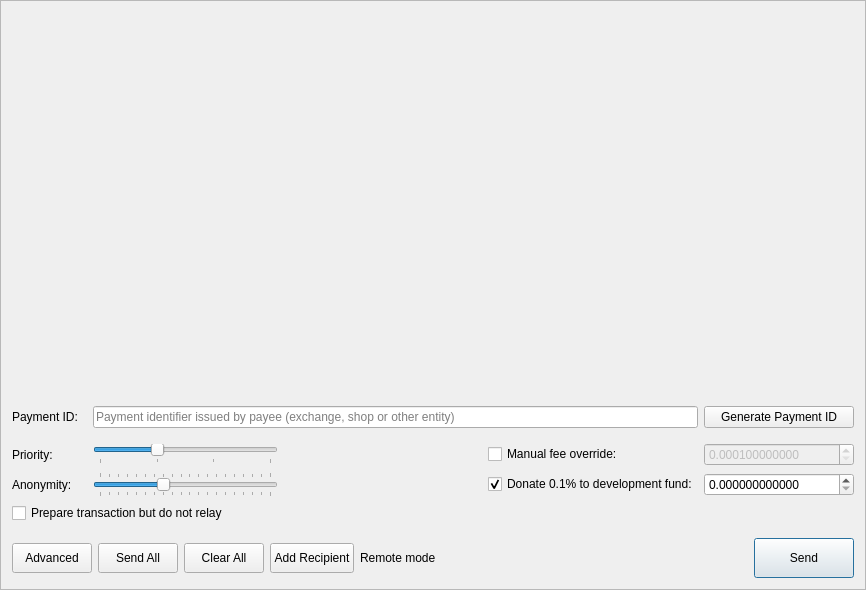
<?xml version="1.0" encoding="UTF-8"?>
<ui version="4.0">
 <class>SendFrame</class>
 <widget class="QFrame" name="SendFrame">
  <property name="geometry">
   <rect>
    <x>0</x>
    <y>0</y>
    <width>866</width>
    <height>590</height>
   </rect>
  </property>
  <property name="windowTitle">
   <string>Frame</string>
  </property>
  <property name="frameShape">
   <enum>QFrame::StyledPanel</enum>
  </property>
  <property name="frameShadow">
   <enum>QFrame::Raised</enum>
  </property>
  <layout class="QVBoxLayout" name="m_send_frame_main_layout">
   <item>
    <widget class="QScrollArea" name="m_transfersScrollarea">
     <property name="frameShape">
      <enum>QFrame::NoFrame</enum>
     </property>
     <property name="widgetResizable">
      <bool>true</bool>
     </property>
     <widget class="QWidget" name="scrollAreaWidgetContents">
      <property name="geometry">
       <rect>
        <x>0</x>
        <y>0</y>
        <width>846</width>
        <height>373</height>
       </rect>
      </property>
      <layout class="QVBoxLayout" name="m_send_frame_layout">
       <property name="leftMargin">
        <number>0</number>
       </property>
       <property name="topMargin">
        <number>0</number>
       </property>
       <property name="rightMargin">
        <number>0</number>
       </property>
       <property name="bottomMargin">
        <number>0</number>
       </property>
       <item>
        <spacer name="verticalSpacer">
         <property name="orientation">
          <enum>Qt::Vertical</enum>
         </property>
         <property name="sizeHint" stdset="0">
          <size>
           <width>20</width>
           <height>445</height>
          </size>
         </property>
        </spacer>
       </item>
      </layout>
     </widget>
    </widget>
   </item>
   <item>
    <layout class="QGridLayout" name="gridLayout">
     <property name="topMargin">
      <number>5</number>
     </property>
     <item row="0" column="0">
      <widget class="QLabel" name="label_6">
       <property name="sizePolicy">
        <sizepolicy hsizetype="Preferred" vsizetype="Preferred">
         <horstretch>0</horstretch>
         <verstretch>0</verstretch>
        </sizepolicy>
       </property>
       <property name="minimumSize">
        <size>
         <width>75</width>
         <height>0</height>
        </size>
       </property>
       <property name="maximumSize">
        <size>
         <width>100</width>
         <height>16777215</height>
        </size>
       </property>
       <property name="text">
        <string>Payment ID:</string>
       </property>
      </widget>
     </item>
     <item row="0" column="2">
      <widget class="QPushButton" name="m_generatePaymentIdButton">
       <property name="sizePolicy">
        <sizepolicy hsizetype="Preferred" vsizetype="Fixed">
         <horstretch>0</horstretch>
         <verstretch>0</verstretch>
        </sizepolicy>
       </property>
       <property name="minimumSize">
        <size>
         <width>150</width>
         <height>0</height>
        </size>
       </property>
       <property name="maximumSize">
        <size>
         <width>200</width>
         <height>16777215</height>
        </size>
       </property>
       <property name="text">
        <string>Generate Payment ID</string>
       </property>
      </widget>
     </item>
     <item row="0" column="1">
      <widget class="QLineEdit" name="m_paymentIdEdit">
       <property name="maxLength">
        <number>64</number>
       </property>
       <property name="placeholderText">
        <string>Payment identifier issued by payee (exchange, shop or other entity)</string>
       </property>
      </widget>
     </item>
    </layout>
   </item>
   <item>
    <widget class="QFrame" name="m_advancedWidget">
     <layout class="QGridLayout" name="advancedGridLayout">
      <property name="leftMargin">
       <number>0</number>
      </property>
      <property name="topMargin">
       <number>9</number>
      </property>
      <property name="rightMargin">
       <number>0</number>
      </property>
      <item row="1" column="4">
       <widget class="QCheckBox" name="donateCheckBox">
        <property name="text">
         <string>Donate 0.1% to development fund:</string>
        </property>
        <property name="checked">
         <bool>true</bool>
        </property>
       </widget>
      </item>
      <item row="1" column="0">
       <widget class="QLabel" name="label_2">
        <property name="minimumSize">
         <size>
          <width>75</width>
          <height>0</height>
         </size>
        </property>
        <property name="maximumSize">
         <size>
          <width>100</width>
          <height>16777215</height>
         </size>
        </property>
        <property name="text">
         <string>Anonymity:</string>
        </property>
       </widget>
      </item>
      <item row="1" column="3">
       <spacer name="horizontalSpacer">
        <property name="orientation">
         <enum>Qt::Horizontal</enum>
        </property>
        <property name="sizeType">
         <enum>QSizePolicy::Expanding</enum>
        </property>
        <property name="sizeHint" stdset="0">
         <size>
          <width>100</width>
          <height>20</height>
         </size>
        </property>
       </spacer>
      </item>
      <item row="0" column="5">
       <widget class="QDoubleSpinBox" name="m_feeSpin">
        <property name="enabled">
         <bool>false</bool>
        </property>
        <property name="minimumSize">
         <size>
          <width>150</width>
          <height>0</height>
         </size>
        </property>
        <property name="baseSize">
         <size>
          <width>150</width>
          <height>0</height>
         </size>
        </property>
        <property name="cursor">
         <cursorShape>IBeamCursor</cursorShape>
        </property>
        <property name="locale">
         <locale language="English" country="UnitedStates"/>
        </property>
        <property name="suffix">
         <string/>
        </property>
        <property name="decimals">
         <number>12</number>
        </property>
        <property name="minimum">
         <double>0.000100000000000</double>
        </property>
        <property name="maximum">
         <double>999999999999999.000000000000000</double>
        </property>
        <property name="singleStep">
         <double>0.000100000000000</double>
        </property>
        <property name="value">
         <double>0.000100000000000</double>
        </property>
       </widget>
      </item>
      <item row="0" column="1">
       <layout class="QGridLayout" name="m_priorityGridLayout">
        <property name="verticalSpacing">
         <number>0</number>
        </property>
        <item row="1" column="0">
         <widget class="QSlider" name="m_prioritySlider">
          <property name="maximumSize">
           <size>
            <width>200</width>
            <height>16777215</height>
           </size>
          </property>
          <property name="baseSize">
           <size>
            <width>200</width>
            <height>0</height>
           </size>
          </property>
          <property name="minimum">
           <number>1</number>
          </property>
          <property name="maximum">
           <number>4</number>
          </property>
          <property name="pageStep">
           <number>1</number>
          </property>
          <property name="value">
           <number>2</number>
          </property>
          <property name="sliderPosition">
           <number>2</number>
          </property>
          <property name="orientation">
           <enum>Qt::Horizontal</enum>
          </property>
          <property name="tickPosition">
           <enum>QSlider::TicksBelow</enum>
          </property>
          <property name="tickInterval">
           <number>1</number>
          </property>
         </widget>
        </item>
       </layout>
      </item>
      <item row="1" column="5">
       <widget class="QDoubleSpinBox" name="m_donateSpin">
        <property name="minimumSize">
         <size>
          <width>150</width>
          <height>0</height>
         </size>
        </property>
        <property name="maximumSize">
         <size>
          <width>16777215</width>
          <height>16777215</height>
         </size>
        </property>
        <property name="baseSize">
         <size>
          <width>150</width>
          <height>0</height>
         </size>
        </property>
        <property name="cursor">
         <cursorShape>IBeamCursor</cursorShape>
        </property>
        <property name="locale">
         <locale language="English" country="UnitedStates"/>
        </property>
        <property name="decimals">
         <number>12</number>
        </property>
        <property name="maximum">
         <double>999999999999999.000000000000000</double>
        </property>
        <property name="singleStep">
         <double>0.100000000000000</double>
        </property>
       </widget>
      </item>
      <item row="1" column="2">
       <widget class="QLabel" name="m_mixinLabel">
        <property name="text">
         <string/>
        </property>
       </widget>
      </item>
      <item row="1" column="1">
       <widget class="QSlider" name="m_mixinSlider">
        <property name="maximumSize">
         <size>
          <width>200</width>
          <height>16777215</height>
         </size>
        </property>
        <property name="baseSize">
         <size>
          <width>200</width>
          <height>0</height>
         </size>
        </property>
        <property name="minimum">
         <number>0</number>
        </property>
        <property name="maximum">
         <number>19</number>
        </property>
        <property name="pageStep">
         <number>1</number>
        </property>
        <property name="value">
         <number>7</number>
        </property>
        <property name="sliderPosition">
         <number>7</number>
        </property>
        <property name="tracking">
         <bool>false</bool>
        </property>
        <property name="orientation">
         <enum>Qt::Horizontal</enum>
        </property>
        <property name="tickPosition">
         <enum>QSlider::TicksBothSides</enum>
        </property>
        <property name="tickInterval">
         <number>1</number>
        </property>
       </widget>
      </item>
      <item row="0" column="0">
       <widget class="QLabel" name="label_3">
        <property name="minimumSize">
         <size>
          <width>75</width>
          <height>0</height>
         </size>
        </property>
        <property name="maximumSize">
         <size>
          <width>100</width>
          <height>16777215</height>
         </size>
        </property>
        <property name="text">
         <string>Priority:</string>
        </property>
       </widget>
      </item>
      <item row="0" column="4">
       <widget class="QCheckBox" name="m_manualFeeCheckBox">
        <property name="text">
         <string>Manual fee override:</string>
        </property>
       </widget>
      </item>
      <item row="2" column="0" colspan="6">
       <widget class="QCheckBox" name="dontRelayCheckBox">
        <property name="text">
         <string>Prepare transaction but do not relay</string>
        </property>
       </widget>
      </item>
     </layout>
    </widget>
   </item>
   <item>
    <layout class="QHBoxLayout" name="horizontalLayout">
     <item>
      <widget class="QPushButton" name="m_advancedButton">
       <property name="minimumSize">
        <size>
         <width>0</width>
         <height>30</height>
        </size>
       </property>
       <property name="maximumSize">
        <size>
         <width>16777215</width>
         <height>30</height>
        </size>
       </property>
       <property name="text">
        <string>Advanced</string>
       </property>
       <property name="icon">
        <iconset resource="../../resources.qrc">
         <normaloff>:/icons/add</normaloff>:/icons/add</iconset>
       </property>
       <property name="checkable">
        <bool>true</bool>
       </property>
      </widget>
     </item>
     <item>
      <widget class="QPushButton" name="m_sendAllButton">
       <property name="minimumSize">
        <size>
         <width>0</width>
         <height>30</height>
        </size>
       </property>
       <property name="maximumSize">
        <size>
         <width>16777215</width>
         <height>30</height>
        </size>
       </property>
       <property name="text">
        <string>Send All</string>
       </property>
       <property name="icon">
        <iconset resource="../../resources.qrc">
         <normaloff>:/icons/sweep</normaloff>:/icons/sweep</iconset>
       </property>
      </widget>
     </item>
     <item>
      <widget class="QPushButton" name="m_clearAllButton">
       <property name="minimumSize">
        <size>
         <width>0</width>
         <height>30</height>
        </size>
       </property>
       <property name="maximumSize">
        <size>
         <width>16777215</width>
         <height>30</height>
        </size>
       </property>
       <property name="text">
        <string>Clear All</string>
       </property>
       <property name="icon">
        <iconset resource="../../resources.qrc">
         <normaloff>:/icons/remove</normaloff>:/icons/remove</iconset>
       </property>
      </widget>
     </item>
     <item>
      <widget class="QPushButton" name="m_addRecipientButton">
       <property name="minimumSize">
        <size>
         <width>0</width>
         <height>30</height>
        </size>
       </property>
       <property name="maximumSize">
        <size>
         <width>16777215</width>
         <height>30</height>
        </size>
       </property>
       <property name="text">
        <string>Add Recipient</string>
       </property>
       <property name="icon">
        <iconset resource="../../resources.qrc">
         <normaloff>:/icons/add_recepient</normaloff>:/icons/add_recepient</iconset>
       </property>
      </widget>
     </item>
     <item>
      <widget class="QLabel" name="m_remote_label">
       <property name="font">
        <font>
         <weight>50</weight>
         <bold>false</bold>
        </font>
       </property>
       <property name="toolTip">
        <string>Wallet is connected through remote node. Additional fee may be applied.</string>
       </property>
       <property name="text">
        <string>Remote mode</string>
       </property>
      </widget>
     </item>
     <item>
      <spacer name="horizontalSpacer_2">
       <property name="orientation">
        <enum>Qt::Horizontal</enum>
       </property>
       <property name="sizeHint" stdset="0">
        <size>
         <width>40</width>
         <height>20</height>
        </size>
       </property>
      </spacer>
     </item>
     <item>
      <widget class="QPushButton" name="m_sendButton">
       <property name="minimumSize">
        <size>
         <width>100</width>
         <height>40</height>
        </size>
       </property>
       <property name="text">
        <string>Send</string>
       </property>
       <property name="icon">
        <iconset resource="../../resources.qrc">
         <normaloff>:/icons/btn-send</normaloff>:/icons/btn-send</iconset>
       </property>
       <property name="default">
        <bool>true</bool>
       </property>
      </widget>
     </item>
    </layout>
   </item>
  </layout>
 </widget>
 <tabstops>
  <tabstop>m_transfersScrollarea</tabstop>
  <tabstop>m_paymentIdEdit</tabstop>
  <tabstop>m_generatePaymentIdButton</tabstop>
  <tabstop>m_prioritySlider</tabstop>
  <tabstop>m_manualFeeCheckBox</tabstop>
  <tabstop>m_feeSpin</tabstop>
  <tabstop>m_mixinSlider</tabstop>
  <tabstop>donateCheckBox</tabstop>
  <tabstop>m_donateSpin</tabstop>
  <tabstop>m_sendAllButton</tabstop>
  <tabstop>m_clearAllButton</tabstop>
  <tabstop>m_addRecipientButton</tabstop>
 </tabstops>
 <resources>
  <include location="../../resources.qrc"/>
 </resources>
 <connections>
  <connection>
   <sender>m_addRecipientButton</sender>
   <signal>clicked()</signal>
   <receiver>SendFrame</receiver>
   <slot>addRecipientClicked()</slot>
   <hints>
    <hint type="sourcelabel">
     <x>282</x>
     <y>561</y>
    </hint>
    <hint type="destinationlabel">
     <x>432</x>
     <y>294</y>
    </hint>
   </hints>
  </connection>
  <connection>
   <sender>m_clearAllButton</sender>
   <signal>clicked()</signal>
   <receiver>SendFrame</receiver>
   <slot>clearAllClicked()</slot>
   <hints>
    <hint type="sourcelabel">
     <x>154</x>
     <y>561</y>
    </hint>
    <hint type="destinationlabel">
     <x>432</x>
     <y>294</y>
    </hint>
   </hints>
  </connection>
  <connection>
   <sender>m_sendButton</sender>
   <signal>clicked()</signal>
   <receiver>SendFrame</receiver>
   <slot>sendClicked()</slot>
   <hints>
    <hint type="sourcelabel">
     <x>53</x>
     <y>561</y>
    </hint>
    <hint type="destinationlabel">
     <x>432</x>
     <y>294</y>
    </hint>
   </hints>
  </connection>
  <connection>
   <sender>m_generatePaymentIdButton</sender>
   <signal>clicked()</signal>
   <receiver>SendFrame</receiver>
   <slot>generatePaymentIdClicked()</slot>
   <hints>
    <hint type="sourcelabel">
     <x>748</x>
     <y>497</y>
    </hint>
    <hint type="destinationlabel">
     <x>432</x>
     <y>294</y>
    </hint>
   </hints>
  </connection>
  <connection>
   <sender>m_advancedButton</sender>
   <signal>toggled(bool)</signal>
   <receiver>SendFrame</receiver>
   <slot>advancedClicked(bool)</slot>
   <hints>
    <hint type="sourcelabel">
     <x>335</x>
     <y>566</y>
    </hint>
    <hint type="destinationlabel">
     <x>432</x>
     <y>294</y>
    </hint>
   </hints>
  </connection>
  <connection>
   <sender>m_prioritySlider</sender>
   <signal>valueChanged(int)</signal>
   <receiver>SendFrame</receiver>
   <slot>priorityValueChanged(int)</slot>
   <hints>
    <hint type="sourcelabel">
     <x>188</x>
     <y>486</y>
    </hint>
    <hint type="destinationlabel">
     <x>432</x>
     <y>294</y>
    </hint>
   </hints>
  </connection>
  <connection>
   <sender>m_mixinSlider</sender>
   <signal>valueChanged(int)</signal>
   <receiver>SendFrame</receiver>
   <slot>mixinValueChanged(int)</slot>
   <hints>
    <hint type="sourcelabel">
     <x>188</x>
     <y>522</y>
    </hint>
    <hint type="destinationlabel">
     <x>432</x>
     <y>294</y>
    </hint>
   </hints>
  </connection>
  <connection>
   <sender>m_feeSpin</sender>
   <signal>valueChanged(double)</signal>
   <receiver>SendFrame</receiver>
   <slot>feeValueChanged(double)</slot>
   <hints>
    <hint type="sourcelabel">
     <x>188</x>
     <y>522</y>
    </hint>
    <hint type="destinationlabel">
     <x>432</x>
     <y>294</y>
    </hint>
   </hints>
  </connection>
  <connection>
   <sender>m_manualFeeCheckBox</sender>
   <signal>toggled(bool)</signal>
   <receiver>m_feeSpin</receiver>
   <slot>setEnabled(bool)</slot>
   <hints>
    <hint type="sourcelabel">
     <x>602</x>
     <y>486</y>
    </hint>
    <hint type="destinationlabel">
     <x>780</x>
     <y>485</y>
    </hint>
   </hints>
  </connection>
  <connection>
   <sender>m_sendAllButton</sender>
   <signal>clicked()</signal>
   <receiver>SendFrame</receiver>
   <slot>sendAllClicked()</slot>
   <hints>
    <hint type="sourcelabel">
     <x>154</x>
     <y>566</y>
    </hint>
    <hint type="destinationlabel">
     <x>432</x>
     <y>294</y>
    </hint>
   </hints>
  </connection>
  <connection>
   <sender>dontRelayCheckBox</sender>
   <signal>toggled(bool)</signal>
   <receiver>SendFrame</receiver>
   <slot>dontRelayToggled(bool)</slot>
   <hints>
    <hint type="sourcelabel">
     <x>432</x>
     <y>514</y>
    </hint>
    <hint type="destinationlabel">
     <x>432</x>
     <y>294</y>
    </hint>
   </hints>
  </connection>
  <connection>
   <sender>donateCheckBox</sender>
   <signal>toggled(bool)</signal>
   <receiver>SendFrame</receiver>
   <slot>donateToggled(bool)</slot>
   <hints>
    <hint type="sourcelabel">
     <x>602</x>
     <y>483</y>
    </hint>
    <hint type="destinationlabel">
     <x>432</x>
     <y>294</y>
    </hint>
   </hints>
  </connection>
  <connection>
   <sender>m_manualFeeCheckBox</sender>
   <signal>toggled(bool)</signal>
   <receiver>SendFrame</receiver>
   <slot>feeOverrideToggled(bool)</slot>
   <hints>
    <hint type="sourcelabel">
     <x>602</x>
     <y>447</y>
    </hint>
    <hint type="destinationlabel">
     <x>432</x>
     <y>294</y>
    </hint>
   </hints>
  </connection>
  <connection>
   <sender>m_donateSpin</sender>
   <signal>valueChanged(double)</signal>
   <receiver>SendFrame</receiver>
   <slot>donateValueChanged(double)</slot>
   <hints>
    <hint type="sourcelabel">
     <x>780</x>
     <y>483</y>
    </hint>
    <hint type="destinationlabel">
     <x>432</x>
     <y>294</y>
    </hint>
   </hints>
  </connection>
 </connections>
 <slots>
  <slot>sendClicked()</slot>
  <slot>sendAllClicked()</slot>
  <slot>clearAllClicked()</slot>
  <slot>addRecipientClicked()</slot>
  <slot>generatePaymentIdClicked()</slot>
  <slot>mixinValueChanged(int)</slot>
  <slot>priorityValueChanged(int)</slot>
  <slot>feeValueChanged(double)</slot>
  <slot>donateValueChanged(double)</slot>
  <slot>advancedClicked(bool)</slot>
  <slot>dontRelayToggled(bool)</slot>
  <slot>donateToggled(bool)</slot>
  <slot>feeOverrideToggled(bool)</slot>
  <slot>setEnabled(bool)</slot>
 </slots>
</ui>
